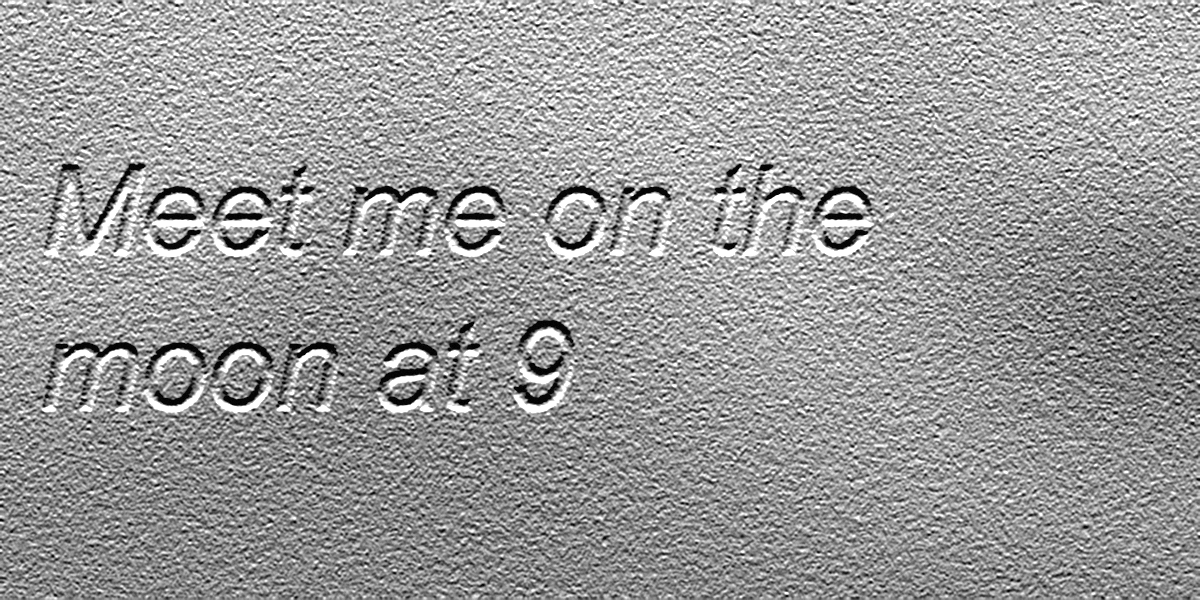
#> input picture out/sim/dir_0.png, 1200 x 600 px
$ python explain.py ../out/sim
#> lines starting #> are read from the running program, lines starting #| are printed output that depends on the picture; pictures that were not available may be replaced by others from this repository, and a replacement may not be noted
### terminator/reveal.py
"""Turn four raking-light photos into one image of the hidden handwriting.

Idea: flat paper looks about the same no matter which side the light comes
from. An indented pen stroke does not: its wall facing the light is bright,
the other wall is in shadow, and which is which flips with the light
direction.

Common steps
  1. subtract the dark frame (ambient light), if there is one and it is sane
  2. flat-field each image: R_k = I_k / blur(I_k)
     removes the "near the LED is brighter" gradient and any exposure change
     between shots (a global gain cancels in the ratio)

method "range" (default): S = max_k R_k - min_k R_k. Needs no wiring order and
tolerates lights that aren't exactly opposite (hand-held flashlight); wide grooves
come out as outlines (a flat groove floor has no slope). Best on real paper so far.

method "depth": photometric stereo, solid strokes
  3. opposite lights give the surface slope: gx ~ R_W - R_E, gy ~ R_N - R_S
  4. integrate the slopes into a height map (Frankot-Chellappa, FFT)
     integration is a low-pass, so paper-fiber speckle drops out
  5. high-pass the height (removes paper curl), grooves = how far below local level
  6. the sign of the slopes depends on LED wiring; pick the sign combo whose
     height map has the strongest one-sided (negative) tail, i.e. sparse grooves
  Needs the four lights really at N, E, S, W; with a hand-held flashlight it lost
  every stroke parallel to one axis (out/test1, 2026-09-25). Re-test on the LED rig.

Finally: percentile stretch, CLAHE, invert -> dark strokes on white.

Usage:
  python -m terminator.reveal path/to/scan_folder [--method range|depth]
The folder must contain dir_0.png .. dir_3.png (N, E, S, W) and optionally dark.png.
Writes reveal.png (and relief_raw.png) into the same folder.
"""
from __future__ import annotations

import argparse
from pathlib import Path

import cv2
import numpy as np

DIRECTIONS = ["north", "east", "south", "west"]


def load_gray(path: Path) -> np.ndarray:
    img = cv2.imread(str(path), cv2.IMREAD_UNCHANGED)
    if img is None:
        raise FileNotFoundError(path)
    img = img.astype(np.float32)
    if img.ndim == 3:
        # Channel mean, not the usual luma weights: under a single-color LED nearly all the
        # signal sits in one channel, and cv2's gray conversion scales blue by 0.11 (~29 levels).
        img = img[..., :3].mean(axis=2)
    return img


def flat_field(img: np.ndarray, sigma: float) -> np.ndarray:
    background = cv2.GaussianBlur(img, (0, 0), sigma)
    return img / np.maximum(background, 1.0)


# [38 lines left out: functions integrate, skewness, groove_depth, not called in this run]


def reveal(
    images: list[np.ndarray],
    dark: np.ndarray | None = None,
    method: str = "range",
    sigma: float = 40.0,
    denoise: int = 3,
    lo_pct: float = 85.0,
    hi_pct: float = 99.5,
    clahe_clip: float = 1.0,
    smooth: float = 1.5,
    hp_sigma: float = 15.0,
    center: float = 0.5,
) -> tuple[np.ndarray, np.ndarray]:
    """Return (reveal_u8, relief_float).

    images: dir_0..dir_3 in N, E, S, W order (method "range" accepts any number >= 2).
    reveal_u8: uint8 image, dark strokes on white, ready to show or send to AI.
    relief_float: raw stroke-strength map, useful for debugging.
    """
    if len(images) < 2:
        raise ValueError("need at least two light directions")
    if method == "depth" and len(images) != 4:
        raise ValueError("method 'depth' needs exactly four images in N, E, S, W order")

    if dark is not None and np.median(dark) > 0.5 * min(np.median(i) for i in images):
        # Auto-exposure cranked the gain up for the dark shot; subtracting it would eat the signal.
        print("warning: dark frame is too bright relative to the lit shots, not subtracting it")
        dark = None

    ratios = []
    for img in images:
        if dark is not None:
            img = np.clip(img - dark, 1.0, None)
        if denoise > 1:
            img = cv2.medianBlur(img.astype(np.float32), denoise)
        ratios.append(flat_field(img, sigma))

    if method == "depth":
        relief, signs = groove_depth(ratios, hp_sigma)
        if signs != (1, 1):
            print(f"note: light order looks mirrored (slope signs {signs}); compensated automatically")
    elif method == "range":
        stack = np.stack(ratios)
        relief = stack.max(axis=0) - stack.min(axis=0)
    else:
        raise ValueError(f"unknown method {method!r}")
    if smooth > 0:
        relief = cv2.GaussianBlur(relief, (0, 0), smooth)

    # Percentiles from the central part only: the writing is there, while whatever else is in
    # frame (a breadboard, the paper's edge, cables) changes wildly between lights and would
    # otherwise set the black point and wash the strokes out.
    h, w = relief.shape
    cy, cx = int(h * (1 - center) / 2), int(w * (1 - center) / 2)
    lo, hi = np.percentile(relief[cy:h - cy, cx:w - cx] if center < 1 else relief, [lo_pct, hi_pct])
    norm = np.clip((relief - lo) / max(hi - lo, 1e-6), 0.0, 1.0)
    u8 = (norm * 255).astype(np.uint8)
    if clahe_clip > 0:
        u8 = cv2.createCLAHE(clipLimit=clahe_clip, tileGridSize=(8, 8)).apply(u8)
    return 255 - u8, relief


# [30 lines left out: functions reveal_folder, main, not called in this run]


# [2 lines that do not run on import are left out]

### terminator/stages.py
"""Every step reveal.py takes, as labeled picture pages (English): shown one by one in the web UI
(steps.json + step_<page>_<panel>.png in the scan folder), and as one sheet by tools/explain.py.

compute() redoes the chosen method with the same parameters as reveal() and checks its last image
against reveal(), so the pictures can't drift from what the pipeline actually does.
"""
from __future__ import annotations

import json
from pathlib import Path

import cv2
import numpy as np
from PIL import Image, ImageDraw, ImageFont

from .align import ROTATIONS, load
from .reveal import flat_field, integrate, groove_depth, reveal

TILE_W = 440
STEP_W = 1200  # width of the per-panel PNGs the web UI shows
FONT_PATHS = ["/System/Library/Fonts/Helvetica.ttc", "/System/Library/Fonts/Supplemental/Arial.ttf",
              "/Library/Fonts/Arial.ttf", "DejaVuSans.ttf"]

# Same defaults as terminator.reveal.reveal()
SIGMA, DENOISE, SMOOTH, LO_PCT, HI_PCT, CLAHE, CENTER, HP = 40.0, 3, 1.5, 85.0, 99.5, 1.0, 0.5, 15.0

Row = tuple[str, str, list[tuple[np.ndarray, str]]]  # title, note, [(image, caption)]


def font(size: int) -> ImageFont.ImageFont:
    for p in FONT_PATHS:
        try:
            return ImageFont.truetype(p, size)
        except OSError:
            continue
    return ImageFont.load_default()


def to_u8(img: np.ndarray, lo: float | None = None, hi: float | None = None) -> np.ndarray:
    """Display scaling: fixed range if given, else 1st-99.5th percentile."""
    if lo is None:
        lo, hi = np.percentile(img, [1, 99.5])
    return (np.clip((img - lo) / max(hi - lo, 1e-9), 0, 1) * 255).astype(np.uint8)


# [11 lines left out: functions signed_u8, unaligned, not called in this run]


def compute(imgs: list[np.ndarray], before: list[np.ndarray] | None = None, method: str = "range") -> dict:
    """Every intermediate image of `method`, display-scaled to uint8.

    Keys: method; align_before/after (+ _zoom, only when `before` is given); lit[4], raw0, bg0, R[4];
    range: max, min, S; depth: gx, gy, height, curl, grooves, signs;
    then smooth, stretched, boxed, clahe, final (== reveal.png).
    """
    d: dict = {"method": method}
    if before is not None:
        b = np.mean([flat_field(u, SIGMA) for u in before], axis=0)
        a = np.mean([flat_field(i, SIGMA) for i in imgs], axis=0)
        hh, ww = a.shape
        zoom = (slice(int(hh * 0.3), int(hh * 0.7)), slice(int(ww * 0.25), int(ww * 0.55)))
        d.update(align_before=to_u8(b), align_after=to_u8(a),
                 align_before_zoom=to_u8(b[zoom]), align_after_zoom=to_u8(a[zoom]))
    d["lit"] = [to_u8(i) for i in imgs]

    den = [cv2.medianBlur(i.astype(np.float32), DENOISE) if DENOISE > 1 else i for i in imgs]
    ratios = [flat_field(i, SIGMA) for i in den]
    d.update(raw0=to_u8(den[0]), bg0=to_u8(cv2.GaussianBlur(den[0], (0, 0), SIGMA)),
             R=[to_u8(r, 0.85, 1.15) for r in ratios])

    if method == "depth":
        rn, re, rs, rw = ratios
        _, (sx, sy) = groove_depth(ratios, HP)
        gx, gy = sx * (rw - re), sy * (rn - rs)
        z = integrate(gx, gy)
        curl = cv2.GaussianBlur(z, (0, 0), HP)
        rel = -(z - curl)
        d.update(gx=signed_u8(gx), gy=signed_u8(gy), height=to_u8(-z), curl=to_u8(-curl), grooves=to_u8(rel),
                 signs=(sx, sy))
    elif method == "range":
        stack = np.stack(ratios)
        mx, mn = stack.max(axis=0), stack.min(axis=0)
        rel = mx - mn
        d.update(max=to_u8(mx, 0.85, 1.25), min=to_u8(mn, 0.75, 1.15), S=to_u8(rel))
    else:
        raise ValueError(f"unknown method {method!r}")

    sm = cv2.GaussianBlur(rel, (0, 0), SMOOTH)
    hh, ww = sm.shape
    cy, cx = int(hh * (1 - CENTER) / 2), int(ww * (1 - CENTER) / 2)
    lo, hi = np.percentile(sm[cy:hh - cy, cx:ww - cx], [LO_PCT, HI_PCT])
    st = (np.clip((sm - lo) / max(hi - lo, 1e-6), 0, 1) * 255).astype(np.uint8)
    boxed = cv2.cvtColor(st, cv2.COLOR_GRAY2RGB)
    cv2.rectangle(boxed, (cx, cy), (ww - cx, hh - cy), (230, 60, 60), max(3, ww // 300))
    cl = cv2.createCLAHE(clipLimit=CLAHE, tileGridSize=(8, 8)).apply(st)
    final = 255 - cl
    check, _ = reveal(imgs, method=method, sigma=SIGMA, denoise=DENOISE, lo_pct=LO_PCT, hi_pct=HI_PCT,
                      clahe_clip=CLAHE, smooth=SMOOTH, center=CENTER, hp_sigma=HP)
    assert np.abs(check.astype(int) - final.astype(int)).max() <= 1, "stages.py drifted from reveal()"
    d.update(smooth=to_u8(sm), stretched=st, boxed=boxed, clahe=cl, final=final)
    return d


# [13 lines left out: function align_note, not called in this run]


def rows(d: dict, report: list[dict] | None = None) -> list[Row]:
    """The explainer pages (title, note, panels)."""
    out = []
    if "align_before" in d:
        out.append(("Align: the phone shifts a little every time the shutter is tapped", align_note(report),
                    [(d["align_before"], "before: mean of 4"), (d["align_after"], "after: mean of 4"),
                     (d["align_before_zoom"], "before (zoomed)"), (d["align_after_zoom"], "after (zoomed)")]))
    out.append(("Input: same paper, four low-angle lights",
                "A groove's wall facing the light is bright, the far wall dark. "
                "Each shot mostly shows strokes that run across its light direction.",
                [(im, f"LED {k + 1} ({'NESW'[k]})") for k, im in enumerate(d["lit"])]))
    out.append(("Flat-field: R = image / heavy blur(image)",
                f"Removes the brighter-near-the-LED gradient and exposure differences (blur sigma {SIGMA:g} px, "
                "far wider than a stroke). Only local shading is left.",
                [(d["raw0"], "LED 1 raw"), (d["bg0"], "its blurred background"),
                 (d["R"][0], "LED 1 corrected (R1)"), (d["R"][1], "LED 2 corrected (R2)")]))
    if d["method"] == "depth":
        out.append(("Slopes: opposite lights disagree where the paper tilts",
                    "West minus east gives the left-right slope, north minus south the up-down slope "
                    "(grey = flat). A groove shows as a bright wall next to a dark wall.",
                    [(d["gx"], "left-right slope  R(W) - R(E)"), (d["gy"], "up-down slope  R(N) - R(S)")]))
        out.append(("Integrate: add up the slopes into a height map",
                    "The FFT finds the surface whose slopes match best (Frankot-Chellappa), which also averages "
                    f"out paper-fiber speckle. Subtracting a wide blur ({HP:g} px) removes the curl of the sheet.",
                    [(d["height"], "height from the slopes"), (d["curl"], "paper curl (wide blur)"),
                     (d["grooves"], "height - curl = the grooves")]))
    else:
        out.append(("Fuse: compare the four R at every pixel",
                    "Flat paper looks the same from every side; a groove flickers as the light moves. "
                    "S = max - min is large on strokes.",
                    [(d["max"], "per-pixel max"), (d["min"], "per-pixel min"), (d["S"], "S = max - min (strokes bright)")]))
    out.append(("Enhance: smooth, stretch, local contrast, invert",
                f"Blur sigma {SMOOTH:g} hides paper-fiber speckle. Black/white points come from the red box only: "
                f"{LO_PCT:g}th percentile -> white, {HI_PCT:g}th -> black. CLAHE evens out local contrast.",
                [(d["smooth"], "smoothed"), (d["boxed"], "stretched (percentiles in red box)"),
                 (d["clahe"], "CLAHE"), (d["final"], "inverted = the fused image")]))
    return out


# [15 lines left out: function write_steps, not called in this run]


def tile(img: np.ndarray, caption: str, width: int = TILE_W, caption_size: int = 18) -> Image.Image:
    h = int(img.shape[0] * width / img.shape[1])
    im = Image.fromarray(cv2.resize(img, (width, h), interpolation=cv2.INTER_AREA)).convert("RGB")
    out = Image.new("RGB", (width, h + caption_size + 16), "white")
    out.paste(im, (0, 0))
    ImageDraw.Draw(out).text((6, h + 7), caption, fill="black", font=font(caption_size))
    return out


def render_row(r: Row, tile_w: int = TILE_W, cols: int = 4, title_size: int = 28, note_size: int = 17) -> Image.Image:
    """Title, note, then the panels in a grid of `cols` columns."""
    title, note, panels = r
    tiles = [tile(img, cap, tile_w, max(18, title_size * 2 // 3)) for img, cap in panels]
    grid = [tiles[i:i + cols] for i in range(0, len(tiles), cols)]
    top = title_size + note_size + 34
    width = cols * (tile_w + 12) + 16
    out = Image.new("RGB", (width, top + sum(max(t.height for t in g) + 10 for g in grid)), "white")
    d = ImageDraw.Draw(out)
    d.text((14, 8), title, fill="black", font=font(title_size))
    d.text((14, title_size + 20), note, fill=(90, 90, 90), font=font(note_size))
    y = top
    for g in grid:
        for i, t in enumerate(g):
            out.paste(t, (14 + i * (tile_w + 12), y))
        y += max(t.height for t in g) + 10
    return out


def sheet(rows: list[Row]) -> Image.Image:
    imgs = [render_row(r) for r in rows]
    W = max(i.width for i in imgs)
    out = Image.new("RGB", (W, sum(i.height for i in imgs) + 10 * len(imgs)), "white")
    y = 0
    for i in imgs:
        out.paste(i, (0, y))
        y += i.height + 10
        ImageDraw.Draw(out).line([(14, y - 5), (W - 14, y - 5)], fill=(220, 220, 220), width=2)
    return out

### tools/explain.py
"""Draw every step reveal.py takes from four photos to the final image, as one labeled PNG.

  python tools/explain.py out/latest                 # -> out/latest/explain.png
  python tools/explain.py out/scan_20260926_005757   # also shows alignment if raw/ + rig.json exist

The steps themselves live in terminator/stages.py (the web UI shows the same pages).
"""
from __future__ import annotations

import argparse
import json
import sys
from pathlib import Path

ROOT = Path(__file__).resolve().parent.parent
sys.path.insert(0, str(ROOT))
from terminator.reveal import load_gray  # noqa: E402
from terminator.stages import compute, rows, sheet, unaligned  # noqa: E402


def main() -> None:
    p = argparse.ArgumentParser(description=__doc__, formatter_class=argparse.RawDescriptionHelpFormatter)
    p.add_argument("folder", type=Path)
    p.add_argument("--out", type=Path, default=None)
    p.add_argument("--method", choices=["range", "depth"], default=None, help="default: the scan's meta.json")
    a = p.parse_args()
    f = a.folder

    imgs = [load_gray(f / f"dir_{k}.png") for k in range(4)]
#> in load_gray, img is the input picture: shape (600, 1200); min 0, max 255, mean 153.9
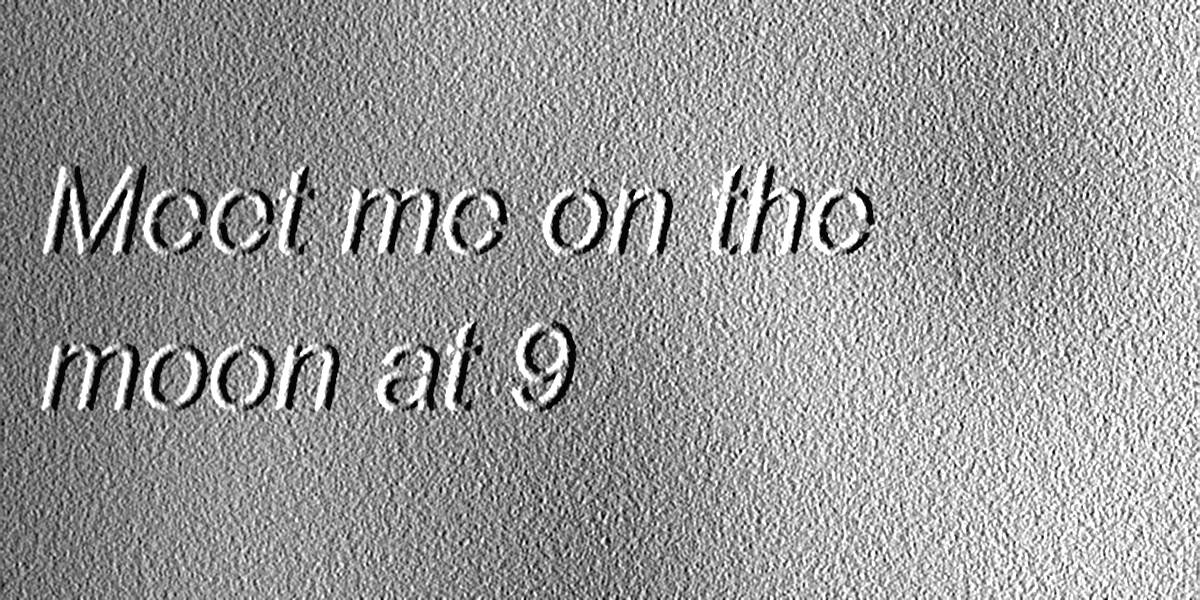
#> input picture out/sim/dir_1.png, 1200 x 600 px
#> in load_gray, img is the input picture: shape (600, 1200); min 0, max 255, mean 152.8
#> imgs = 4 items
    meta = json.loads((f / "meta.json").read_text()) if (f / "meta.json").exists() else {}
    before = None
    raw = sorted((f / "raw").iterdir()) if (f / "raw").is_dir() else []
    rig_path = ROOT / "rig.json"
    if len(raw) == 4 and rig_path.exists():
        rig = json.loads(rig_path.read_text())
        before = unaligned(raw, rig["roi"], rig.get("rotate"))
    out = a.out or f / "explain.png"
    sheet(rows(compute(imgs, before, a.method or meta.get("method", "range")), meta.get("alignment"))).save(out)
#> in to_u8 (call 12), `return (np.clip((img - lo) / max(hi - lo, 1e-9), 0, 1) * 255).astype(n..`:
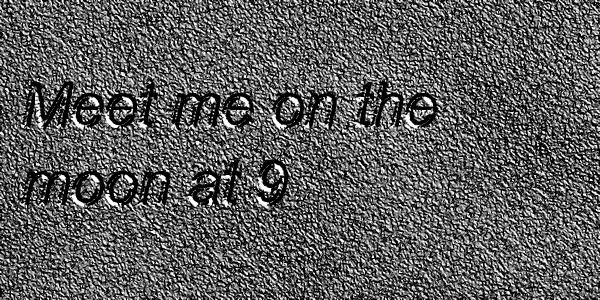
#> returned value: shape (600, 1200) (shown at 1/2 size); min 0, max 255, mean 93.4
#> in compute, `lo, hi = np.percentile(sm[cy:hh - cy, cx:ww - cx], [LO_PCT, HI_PCT])`: lo = 0.492; hi = 1.51
#> in compute, `cv2.rectangle(boxed, (cx, cy), (ww - cx, hh - cy), (230, 60, 60), max(..`:
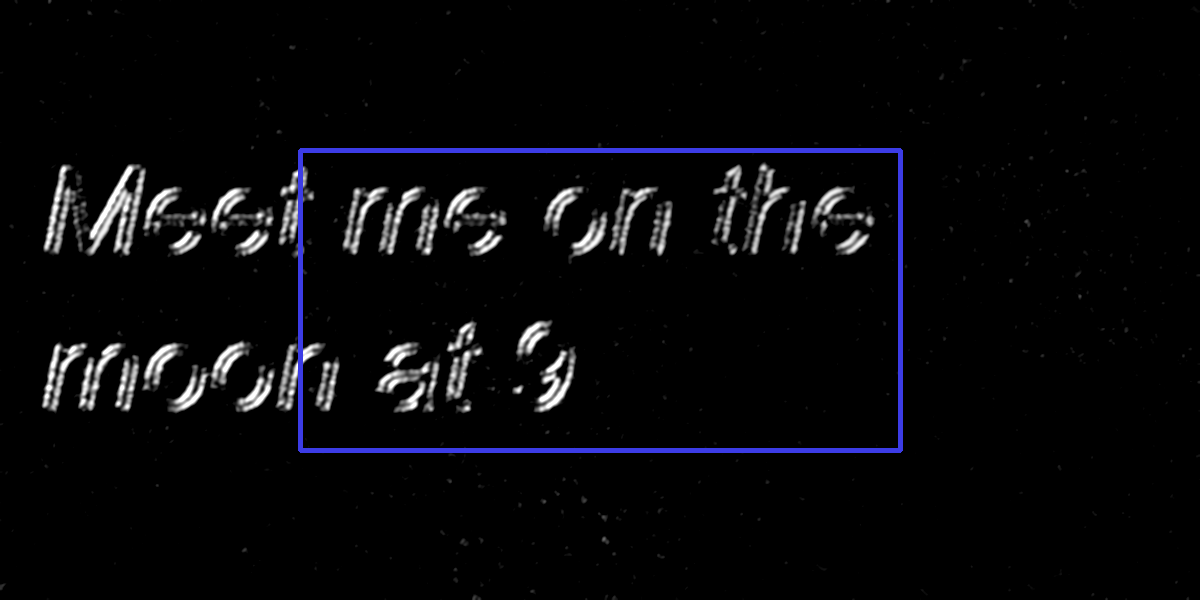
#> boxed: shape (600, 1200, 3); mean B, G, R 10.1, 8, 8
#> the loop in reveal, `for img in images:` made 4 passes
#> after the loop in reveal, `for img in images:`: ratios = 4 items
#> in reveal, `lo, hi = np.percentile(relief[cy:h - cy, cx:w - cx] if center < 1 else..`: lo = 0.492; hi = 1.51
#> in to_u8 (call 14), `lo, hi = np.percentile(img, [1, 99.5])`: lo = 0.0962; hi = 1.44
#> in to_u8 (call 14), `return (np.clip((img - lo) / max(hi - lo, 1e-9), 0, 1) * 255).astype(n..`:
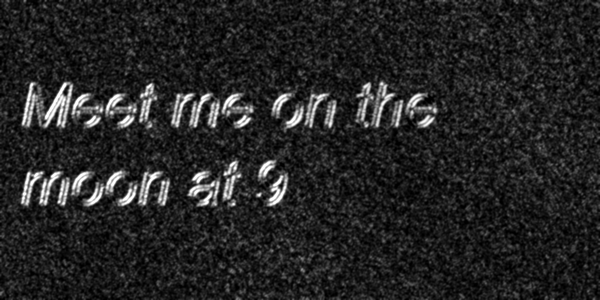
#> returned value: shape (600, 1200) (shown at 1/2 size); min 0, max 255, mean 36.7
#> in rows, `out = []`: out = []
#> in render_row, `title, note, panels = r`: title = 'Input: same paper, four low-angle lights'; panels = 4 items
#> call 2 of tile, with caption = 'LED 2 (E)', width = 440, caption_size = 18
#> in tile (call 2), `h = int(img.shape[0] * width / img.shape[1])`: h = 220
#> in tile (call 2), `out.paste(im, (0, 0))`:
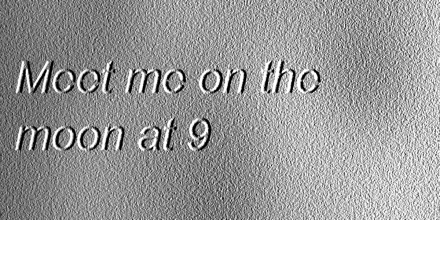
#> out: PIL image 440x254 RGB; min 0, max 255, mean 163.9
#> in render_row, `tiles = [tile(img, cap, tile_w, max(18, title_size * 2 // 3)) for img,..`: tiles = 4 items
#> in render_row, `grid = [tiles[i:i + cols] for i in range(0, len(tiles), cols)]`: grid = 1 item
#> the loop in render_row, `for g in grid:` made 1 pass
#> y on pass 1: 343
#> after the loop in render_row, `for g in grid:`:
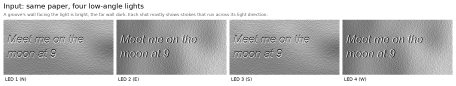
#> out: PIL image 1824x343 RGB (shown at 1/4 size); min 0, max 255, mean 187.6
#> after the loop in render_row, `for g in grid:`: y = 343
#> in tile (call 7), `out.paste(im, (0, 0))`:
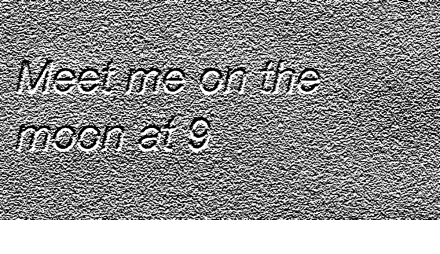
#> out: PIL image 440x254 RGB; min 0, max 255, mean 145.9
#> the loop in render_row (call 2), `for g in grid:` made 1 pass
#> in sheet, `imgs = [render_row(r) for r in rows]`: imgs = 4 items
#> in sheet, `W = max(i.width for i in imgs)`: W = 1824
#> the loop in sheet, `for i in imgs:` made 4 passes
#> y on passes 1 to 4: 353, 706, 1059, 1412
#> after the loop in sheet, `for i in imgs:`: y = 1412
    print(out)


if __name__ == "__main__":
    main()
